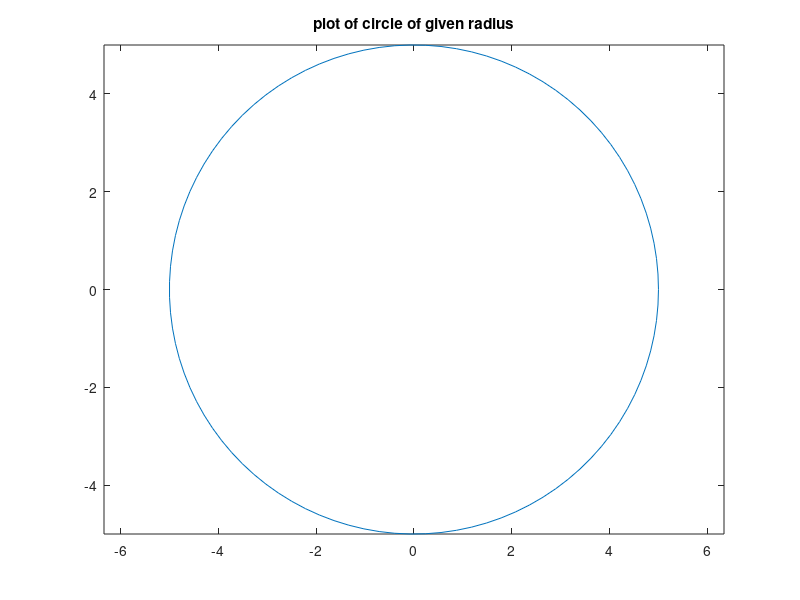

This figure's MATLAB source:
clc
clear
r = input('Enter the radius for the circle - ')
theta = linspace(0,2*pi,100);
x = r.*cos(theta)
y = r.*sin(theta)
plot(x,y)
axis('equal')
title('plot of circle of given radius')